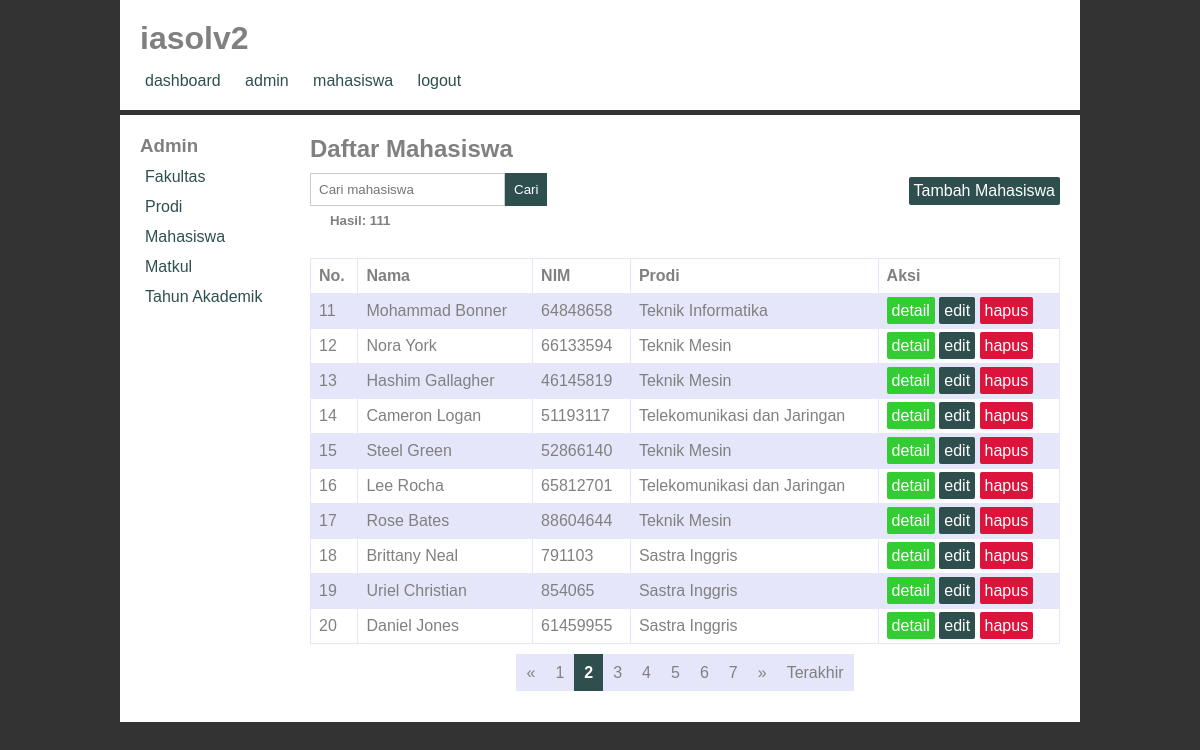
/admin/mahasiswa/index/10, run on the app's committed database.
### tables this page shows
CREATE TABLE `mahasiswa` (
  `id` int(11) NOT NULL,
  `nim` int(11) NOT NULL,
  `nama_lengkap` varchar(100) NOT NULL,
  `alamat` varchar(255) NOT NULL,
  `email` varchar(100) NOT NULL,
  `telp` varchar(12) NOT NULL,
  `tempat_lahir` varchar(30) NOT NULL,
  `tgl_lahir` date NOT NULL,
  `jenis_kel` varchar(6) NOT NULL,
  `nama_prodi` varchar(100) NOT NULL
);

### application/controllers/admin/Mahasiswa.php (called while the page is built, shortened)
<?php
class Mahasiswa extends CI_Controller {
  public function __construct() {
    $this->load->model('Mahasiswa_model');
    $this->load->library('form_validation');
  }
  public function index() {
    $data['judul'] = 'Mahasiswa';
    $this->load->library('pagination');
    if($this->input->post('keyword')) {
      $data['keyword'] = $this->input->post('keyword');
      $this->session->set_userdata('keyword',$data['keyword']);
    } else {
      $data['keyword'] = $this->session->userdata('keyword');
    }
    $this->db->like('nim',$data['keyword']);
    $this->db->or_like('nama_lengkap',$data['keyword']);
    $this->db->or_like('alamat',$data['keyword']);
    $this->db->or_like('email',$data['keyword']);
    $this->db->or_like('telp',$data['keyword']);
    $this->db->or_like('tempat_lahir',$data['keyword']);
    $this->db->or_like('tgl_lahir',$data['keyword']);
    $this->db->or_like('jenis_kel',$data['keyword']);
    $this->db->or_like('nama_prodi',$data['keyword']);
    $this->db->from('mahasiswa');
    $config['total_rows'] = $this->db->count_all_results();
    $config['per_page'] = 10;
    $data['mulai'] = $this->uri->segment(4);
    $data['mahasiswa'] = $this->Mahasiswa_model->getMahasiswa($config['per_page'],$data['mulai'],$data['keyword']);
    $data['total_rows'] = $config['total_rows'];
    $this->load->view('admin_templates/header',$data);
    $this->load->view('admin_templates/sidebar');
    $this->load->view('admin/mahasiswa/index',$data);
    $this->load->view('admin_templates/footer');
  }
}

### index.php (called while the page is built, shortened)
<?php
require_once BASEPATH.'core/CodeIgniter.php';

### application/config/config.php (called while the page is built, shortened)
<?php
$config['base_url'] = 'http://localhost/iasolv2/';
$config['index_page'] = '';
$config['uri_protocol']	= 'REQUEST_URI';
$config['url_suffix'] = '';
$config['language']	= 'english';
$config['charset'] = 'UTF-8';
$config['enable_hooks'] = FALSE;
$config['subclass_prefix'] = 'MY_';
$config['composer_autoload'] = FALSE;
$config['permitted_uri_chars'] = 'a-z 0-9~%.:_\-';
$config['enable_query_strings'] = FALSE;
$config['controller_trigger'] = 'c';
$config['function_trigger'] = 'm';
$config['directory_trigger'] = 'd';
$config['allow_get_array'] = TRUE;
$config['log_threshold'] = 0;
$config['log_path'] = '';
$config['log_file_extension'] = '';
$config['log_file_permissions'] = 0644;
$config['log_date_format'] = 'Y-m-d H:i:s';
$config['error_views_path'] = '';
$config['cache_path'] = '';
$config['cache_query_string'] = FALSE;
$config['encryption_key'] = '';
$config['sess_driver'] = 'files';
$config['sess_cookie_name'] = 'ci_session';
$config['sess_expiration'] = 7200;
$config['sess_save_path'] = NULL;
$config['sess_match_ip'] = FALSE;
$config['sess_time_to_update'] = 300;
$config['sess_regenerate_destroy'] = FALSE;
$config['cookie_prefix']	= '';
$config['cookie_domain']	= '';
$config['cookie_path']		= '/';
$config['cookie_secure']	= FALSE;
$config['cookie_httponly'] 	= FALSE;
$config['standardize_newlines'] = FALSE;
$config['global_xss_filtering'] = FALSE;
$config['csrf_protection'] = FALSE;
$config['csrf_token_name'] = 'csrf_test_name';
$config['csrf_cookie_name'] = 'csrf_cookie_name';
$config['csrf_expire'] = 7200;
$config['csrf_regenerate'] = TRUE;
$config['csrf_exclude_uris'] = array();
$config['compress_output'] = FALSE;
$config['time_reference'] = 'local';
$config['rewrite_short_tags'] = FALSE;
$config['proxy_ips'] = '';

### application/models/Mahasiswa_model.php (called while the page is built, shortened)
<?php
class Mahasiswa_model extends CI_Model {
  public function getMahasiswa($limit,$start,$keyword = null) {
    return $this->db->get('mahasiswa',$limit,$start)->result_array();
  }
}

### application/views/admin/mahasiswa/index.php (the view, shortened to what this page needs)
<h2>Daftar Mahasiswa</h2>
<div class="cari">
  <form action="" method="post">
    <input type="text" name="keyword" placeholder="Cari mahasiswa" autofocus>
    <button type="submit">Cari</button>
  </form>
  <a href="<?php echo base_url(); ?>admin/mahasiswa/tambah" class="btn-primary">Tambah Mahasiswa</a>
</div>
<h5>Hasil: <?php echo $total_rows; ?></h5>
<table>
  <tr>
    <th>No.</th>
    <th>Nama</th>
    <th>NIM</th>
    <th>Prodi</th>
    <th>Aksi</th>
  </tr>
  <?php foreach ($mahasiswa as $mhs): ?>
    <tr>
        <td><?php echo ++$mulai; ?></td>
        <td><?php echo $mhs['nama_lengkap']; ?></td>
        <td><?php echo $mhs['nim']; ?></td>
        <td><?php echo $mhs['nama_prodi']; ?></td>
        <td>
          <a class="btn-success" href="<?php echo base_url(); ?>admin/mahasiswa/detail/<?php echo $mhs['id']; ?>">detail</a>
          <a class="btn-primary" href="<?php echo base_url(); ?>admin/mahasiswa/edit/<?php echo $mhs['id']; ?>">edit</a>
          <a class="btn-danger" href="<?php echo base_url(); ?>admin/mahasiswa/hapus/<?php echo $mhs['id']; ?>">hapus</a>
        </td>
    </tr>
  <?php endforeach; ?>
</table>
<?php echo $this->pagination->create_links(); ?>

### assets/style.css (style rules this page uses)
* { margin: 0; padding: 0; }
body { background-color: #333; }
.header a, .pagination a { text-decoration: none; color: darkslategrey; padding: 5px; }
.pagination a, .pagination strong { padding: 10px; background-color: lavender; color: grey; }
.pagination strong { background: darkslategrey; color: white; }
.content h2 { margin-bottom: 10px; }
.cari { padding-bottom: 20px; }
.cari form { width: 100%; }
.cari input { float: left; }
.cari button { float: left; padding: 9px; }
.cari a { float: right; margin-top: 4px; }
h5 { margin: 20px; }
table { font-family: arial, sans-serif; border-collapse: collapse; width: 100%; margin-top: 30px; }
td, th { border: 1px solid lavender; text-align: left; padding: 8px; }
tr:nth-child(even) { background-color: lavender; }
form, .error { width: 300px; }
input { padding: 8px; display: block; border: 1px solid #ccc; }
.btn-primary { background-color: darkslategrey; color: white; padding: 5px; text-decoration: none; border-radius: 2px; }
.btn-success { background-color: #32CD32; color: white; padding: 5px; text-decoration: none; border-radius: 2px; }
.btn-danger { background-color: crimson; color: white; padding: 5px; text-decoration: none; border-radius: 2px; }
button { background-color: darkslategrey; border: none; color: white; padding: 10px; }

### data on the page
mahasiswa: nama_lengkap "Mohammad Bonner", nim "64848658", nama_prodi "Teknik Informatika"
mahasiswa: nama_lengkap "Nora York", nim "66133594", nama_prodi "Teknik Mesin"
mahasiswa: nama_lengkap "Hashim Gallagher", nim "46145819", nama_prodi "Teknik Mesin"
mahasiswa: nama_lengkap "Cameron Logan", nim "51193117", nama_prodi "Telekomunikasi dan Jaringan"
mahasiswa: nama_lengkap "Steel Green", nim "52866140", nama_prodi "Teknik Mesin"
mahasiswa: nama_lengkap "Lee Rocha", nim "65812701", nama_prodi "Telekomunikasi dan Jaringan"
mahasiswa: nama_lengkap "Rose Bates", nim "88604644", nama_prodi "Teknik Mesin"
mahasiswa: nama_lengkap "Brittany Neal", nim "791103", nama_prodi "Sastra Inggris"
mahasiswa: nama_lengkap "Uriel Christian", nim "854065", nama_prodi "Sastra Inggris"
mahasiswa: nama_lengkap "Daniel Jones", nim "61459955", nama_prodi "Sastra Inggris"

### other printed values
$total_rows "111"
$this->pagination->create_links() "« 1 2 3 4 5 6 7 » Terakhir"
